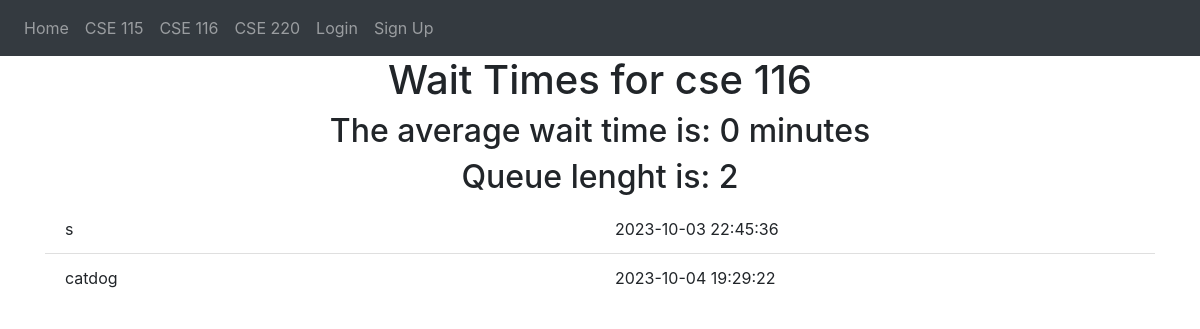
/cse-116, run on an earlier commit of the app's database.
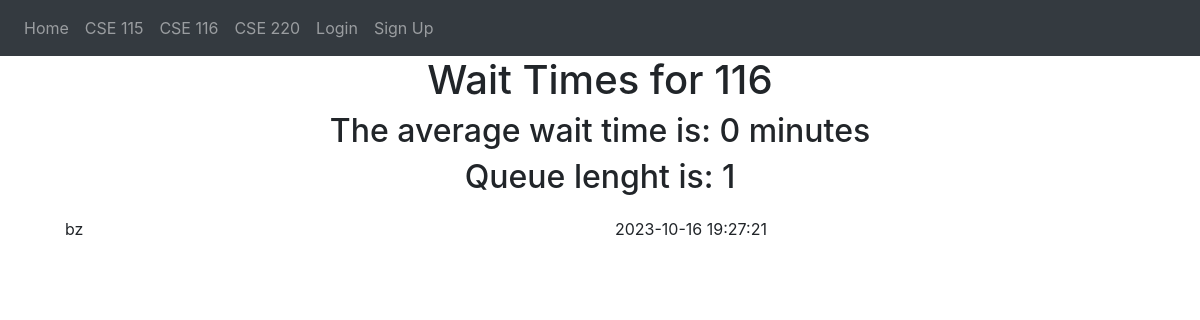
And on a later commit of the database.
### website/models.py (models this page shows)
class Course(db.Model):
    id = db.Column(db.Integer, primary_key=True)
    courseName = db.Column(db.String(150), unique=True) #aka 115 , 116, 220, 250
    que = db.relationship('Que')
    waitTime = db.relationship('WaitTime')

class Que(db.Model):
    id = db.Column(db.Integer, primary_key=True)
    ubit = db.Column(db.String(150), db.ForeignKey('students.ubit'),unique=True)
    time = db.Column(db.DateTime(timezone=True), default=func.now())
    course_id = db.Column(db.Integer, db.ForeignKey('course.id'))

### website/ques.py (the view, shortened to what this page needs)
@ques.route('/cse-116', methods=['GET', 'POST'])
def cse116():
    course = Course.query.filter_by(id=2).first()
    user_in_queue = False
    queLength =  Que.query.filter_by(course_id=2).count()
    waitTime=  calcWaitTime(course)
    return render_template("queuePage.html", user=current_user ,course=course, waitTime=waitTime, user_in_queue=user_in_queue, queLength=queLength)

### website/ques.py (called while the page is built)
def calcWaitTime(course):
    print("calculating wait time")
    total = timedelta(seconds=0)
    count = WaitTime.query.filter_by(course_id=course.id).count()
    print(count)
    wait_time_entries = WaitTime.query.filter_by(course_id=course.id).all()
    print(wait_time_entries)
    for time in wait_time_entries:
        print(time)
        print(time.time)
        print(time.exitTime)
        total += (time.exitTime - time.time)
    if count < 1:
        return 0
    average_wait_time = total.total_seconds() / 60 / count
    return round(average_wait_time, 2)

### website/templates/queuePage.html (shortened to what this page needs)
{% extends "base.html" %}
{% block content %}
  <h1 align="center">Wait Times for {{ course.courseName }}</h1>
  <h2 align="center">The average wait time is: {{ waitTime}} minutes</h2>
  <h2 align="center">Queue lenght is: {{ queLength}}</h2>
  <ul class="list-group list-group-flush" id="que">
    {% for person in course.que %}
    <li class="list-group-item">
      <div class="row">
        <div class="col-md-6">
          {{ person.ubit }}
        </div>
        <div class="col-md-4">
          {{ person.time }}
        </div>
        <div class="col-md-2">
        </div>
      </div>
    </li>
    {% endfor %}
  </ul>
{% endblock %}

### website/templates/base.html (shortened to what this page needs)
<!DOCTYPE html>
<html>
  <head>
    <link
      rel="stylesheet"
      href="https://stackpath.bootstrapcdn.com/bootstrap/4.4.1/css/bootstrap.min.css"
    />
    <link
      rel="stylesheet"
      href="https://stackpath.bootstrapcdn.com/font-awesome/4.7.0/css/font-awesome.min.css"
    />
  </head>
  <body>
    <nav class="navbar navbar-expand-lg navbar-dark bg-dark">
      <div class="collapse navbar-collapse" id="navbar">
        <div class="navbar-nav">
          <a class="nav-item nav-link" id="home" href="/">Home</a>
          <a class="nav-item nav-link" id="cse115" href="/cse-115">CSE 115</a>
          <a class="nav-item nav-link" id="cse116" href="/cse-116">CSE 116</a>
          <a class="nav-item nav-link" id="cse220" href="/cse-220">CSE 220</a>
          {% if user.is_authenticated %}
          <a class="nav-item nav-link" id="logout" href="/logout">Logout</a>
          {% else %}
          <a class="nav-item nav-link" id="studentLogin" href="/login"> Login</a>
          <a class="nav-item nav-link" id="studentSignUp" href="/sign-up">Sign Up</a>
          {% endif %}
        </div>
      </div>
    </nav>
    <div class="container">{% block content %} {% endblock %}</div>
  </body>
</html>

What changed in the data, as far as the page shows it:
removed Que: ubit "s", time "2023-10-03 22:45:36"
removed Que: ubit "catdog", time "2023-10-04 19:29:22"
changed Course: courseName "cse 116" → "116"
added Que: ubit "bz", time "2023-10-16 19:27:21"
Also different on the page:
{{ queLength }}: "2" → "1"
